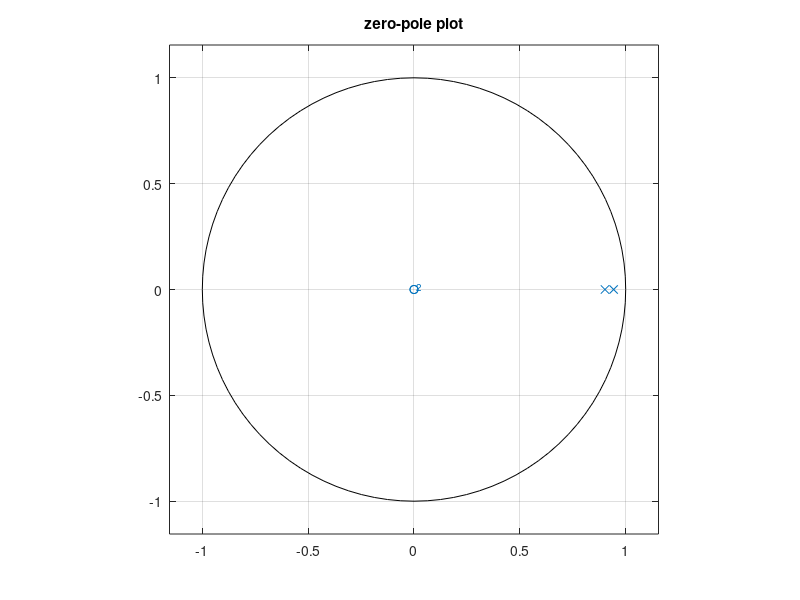
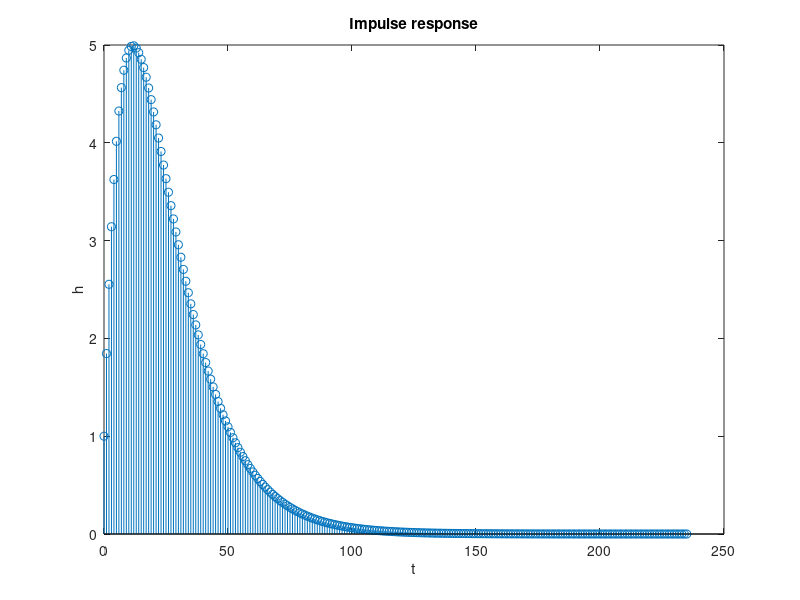

MATLAB code for these plots, in order:
poles1=[0.943 0.902];
zeros1=[0 0];
b1=[1];
a1=[1 -1.845 0.850586];
[h1,t1]=impz(b1,a1)
figure(1)
zplane(zeros1',poles1')
title('zero-pole plot')


figure(2)
stem(t1,h1)
xlabel('t')
ylabel('h')
title('Impulse response')